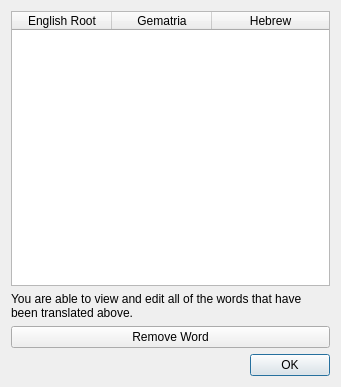
<?xml version="1.0" encoding="UTF-8"?>
<ui version="4.0">
 <class>dictionaryView</class>
 <widget class="QDialog" name="dictionaryView">
  <property name="geometry">
   <rect>
    <x>0</x>
    <y>0</y>
    <width>341</width>
    <height>387</height>
   </rect>
  </property>
  <property name="windowTitle">
   <string>Dictionary Summary</string>
  </property>
  <layout class="QGridLayout" name="gridLayout">
   <item row="1" column="0">
    <widget class="QTableWidget" name="tableWidget">
     <property name="sizePolicy">
      <sizepolicy hsizetype="Expanding" vsizetype="Expanding">
       <horstretch>0</horstretch>
       <verstretch>0</verstretch>
      </sizepolicy>
     </property>
     <property name="minimumSize">
      <size>
       <width>303</width>
       <height>0</height>
      </size>
     </property>
     <property name="columnCount">
      <number>3</number>
     </property>
     <attribute name="horizontalHeaderStretchLastSection">
      <bool>true</bool>
     </attribute>
     <attribute name="verticalHeaderDefaultSectionSize">
      <number>25</number>
     </attribute>
     <attribute name="verticalHeaderMinimumSectionSize">
      <number>25</number>
     </attribute>
     <column>
      <property name="text">
       <string>English Root</string>
      </property>
     </column>
     <column>
      <property name="text">
       <string>Gematria</string>
      </property>
     </column>
     <column>
      <property name="text">
       <string>Hebrew</string>
      </property>
     </column>
    </widget>
   </item>
   <item row="5" column="0">
    <widget class="QPushButton" name="pushButton">
     <property name="text">
      <string>Remove Word</string>
     </property>
    </widget>
   </item>
   <item row="6" column="0">
    <widget class="QDialogButtonBox" name="buttonBox">
     <property name="orientation">
      <enum>Qt::Horizontal</enum>
     </property>
     <property name="standardButtons">
      <set>QDialogButtonBox::Ok</set>
     </property>
    </widget>
   </item>
   <item row="2" column="0">
    <widget class="QLabel" name="label">
     <property name="text">
      <string>You are able to view and edit all of the words that have been translated above.</string>
     </property>
     <property name="wordWrap">
      <bool>true</bool>
     </property>
    </widget>
   </item>
  </layout>
 </widget>
 <resources/>
 <connections>
  <connection>
   <sender>buttonBox</sender>
   <signal>accepted()</signal>
   <receiver>dictionaryView</receiver>
   <slot>accept()</slot>
   <hints>
    <hint type="sourcelabel">
     <x>248</x>
     <y>254</y>
    </hint>
    <hint type="destinationlabel">
     <x>157</x>
     <y>274</y>
    </hint>
   </hints>
  </connection>
  <connection>
   <sender>buttonBox</sender>
   <signal>rejected()</signal>
   <receiver>dictionaryView</receiver>
   <slot>reject()</slot>
   <hints>
    <hint type="sourcelabel">
     <x>316</x>
     <y>260</y>
    </hint>
    <hint type="destinationlabel">
     <x>286</x>
     <y>274</y>
    </hint>
   </hints>
  </connection>
 </connections>
</ui>
